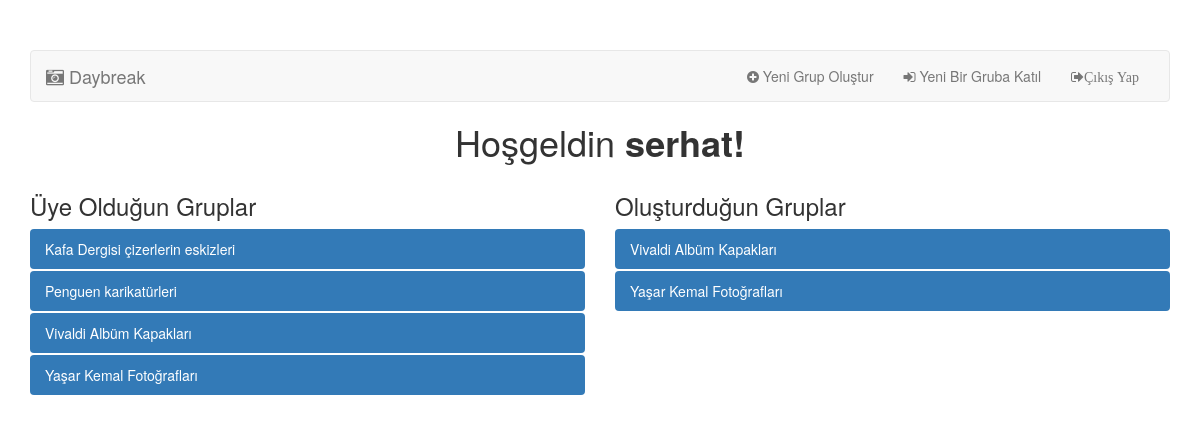
Before: /index.php (signed in) with the older database file.
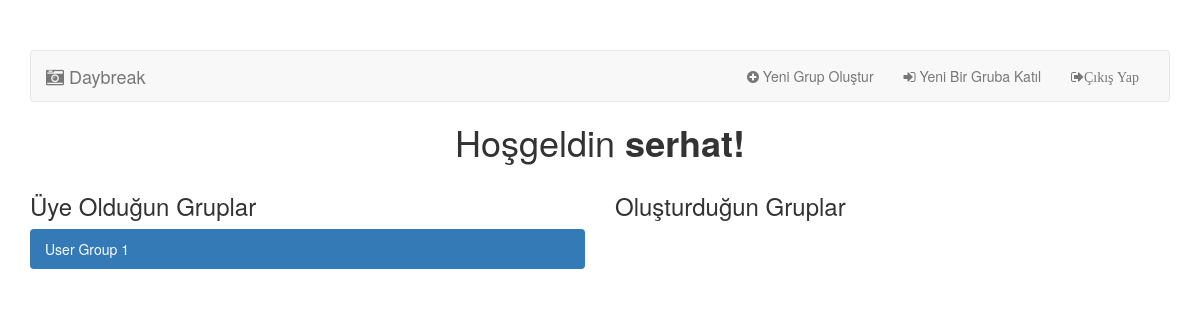
After: the same page with the newer database file.
### tables this page shows
CREATE TABLE `user_groups` (
  `id` int(11) NOT NULL,
  `users_id` int(11) UNSIGNED NOT NULL,
  `groups_id` int(11) UNSIGNED NOT NULL
);

CREATE TABLE `groups` (
  `id` int(11) UNSIGNED NOT NULL,
  `users_id` int(11) UNSIGNED NOT NULL,
  `name` text NOT NULL
);

### index.php (called while the page is built, shortened)
<? require_once "include/init.php";
$sql_createdgroups = $conn->query("SELECT user_groups.id,groups.name FROM groups INNER JOIN user_groups ON user_groups.groups_id=groups.id WHERE groups.users_id = ".$_SESSION['user_id']." AND user_groups.users_id =".$_SESSION['user_id']." ORDER BY id DESC");
$sql_createdgroups_result = $sql_createdgroups->fetchAll();
$sql_groupmember = $conn->query('SELECT user_groups.id,name FROM `user_groups` INNER JOIN groups ON groups.id=user_groups.groups_id WHERE user_groups.users_id= '.$_SESSION['user_id'].' ORDER BY user_groups.id DESC');
$sql_groupmember_result = $sql_groupmember->fetchAll();
include "views/groupspage.php"
?>

### views/groupspage.php (the view, shortened to what this page needs)
<? include "header.php";?>
<div class="container" style="margin-top: 50px;">
	<nav class="navbar navbar-default">
		<div class="container-fluid">
			<div class="navbar-header">
				<a class="navbar-brand" href="index.php"><i class="fa fa-camera-retro" aria-hidden="true"></i>
					Daybreak
				</a>
			</div>
			<div class="collapse navbar-collapse" id="bs-example-navbar-collapse-1">
				<ul class="nav navbar-nav navbar-right">
					<li>
						<a href="#" onclick="showNewGroup()"><i class="fa fa-plus-circle" aria-hidden="true"></i>
							Yeni Grup Oluştur
						</a>
					</li>
					<li>
						<a href="#" onclick="showJoinNewGroup()"><i class="fa fa-sign-in" aria-hidden="true"></i>
							Yeni Bir Gruba Katıl
						</a>
					</li>
					<li>
						<a href="exit.php"><i class="fa fa-sign-out" aria-hidden="true">Çıkış Yap</i></a>
					</li>
				</ul>
			</div>
		</div>
	</nav>
	<h1 style="text-align: center;">
		Hoşgeldin <strong><?=$_SESSION['sessionUserName']?>!</strong>
	</h1>
	<div class="row">
		<div class="col-md-6">
			<h3>Üye Olduğun Gruplar</h3>
			<ul class="nav nav-pills nav-stacked">
				<? foreach ($sql_groupmember_result as $groupMember):?>
				<li role="presentation" class="active"><a href="medias.php?id=<?=$groupMember['id']?>"> <?=$groupMember['name'];?></a></li>
				<?endforeach;?>
			</ul>
		</div>
		<div class="col-md-6">
			<h3>Oluşturduğun Gruplar</h3>
			<ul class="nav nav-pills nav-stacked">
				<? foreach ($sql_createdgroups_result as $createdGroups):?>
				<li role="presentation" class="active"><a href="medias.php?id=<?=$createdGroups['id']?>"> <?=$createdGroups['name'];?></a></li>
				<?endforeach;?>
			</ul>
		</div>
	</div>
</div>
<? include "footer.php"; ?>

### views/header.php (shortened to what this page needs)
<!DOCTYPE html>
<html>
<head>
	<link rel="stylesheet" href="https://maxcdn.bootstrapcdn.com/bootstrap/3.3.7/css/bootstrap.min.css">
	<link href="https://maxcdn.bootstrapcdn.com/font-awesome/4.6.3/css/font-awesome.min.css" rel="stylesheet">
	<link rel="stylesheet" href="assets/source/jquery.fancybox.css?v=2.1.5" type="text/css" media="screen" />
	<link rel="stylesheet" href="assets/source/helpers/jquery.fancybox-buttons.css?v=1.0.5" type="text/css" media="screen" />

### views/footer.php (shortened to what this page needs)
</body>
</html>

Changed rows visible on the page:
removed user_groups: groups.name "Kafa Dergisi çizerlerin eskizleri", shown under "Üye Olduğun Gruplar"
removed user_groups: groups.name "Penguen karikatürleri", shown under "Üye Olduğun Gruplar"
removed user_groups: groups.name "Vivaldi Albüm Kapakları"
removed user_groups: groups.name "Yaşar Kemal Fotoğrafları"
added user_groups: groups.name "User Group 1", shown under "Üye Olduğun Gruplar"
